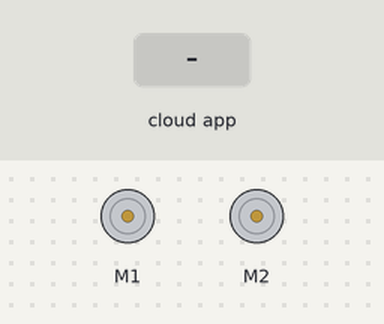
Bench run of a sketch on a simulated Arduino Leonardo, built with avr-gcc and run on an emulated ATmega32U4. Shown: 2 × DC motor (green arrow = forward, orange = backward, longer = faster). The inputs (shaded band) are chosen by the test bench. The ROS host is connected and sends only what is stated.

Above: at 1.3 s.
1.4 s: the phone or cloud app sets angular.z to -100
4.4 s: the phone or cloud app sets linear.x to -100
5.9 s: the phone or cloud app sets linear.x to 0
At 7.26 s:
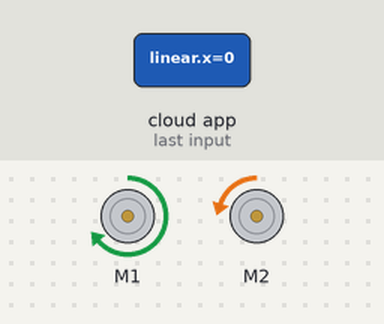
8.9 s: the phone or cloud app sets angular.z to 100
11.9 s: the phone or cloud app sets linear.x to 100
At 13.1 s:
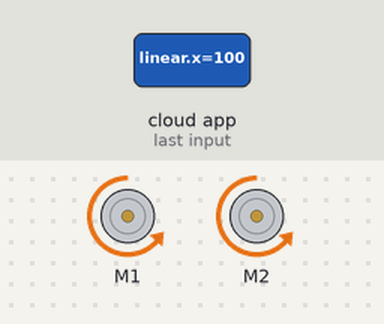
13.4 s: the phone or cloud app sets linear.x to -100
At 13.91 s:
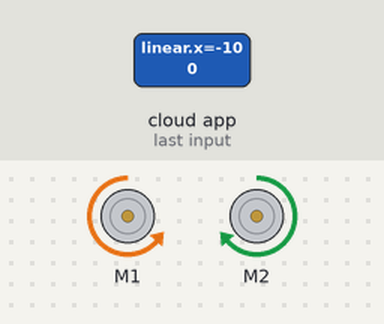
At 14.4 s:
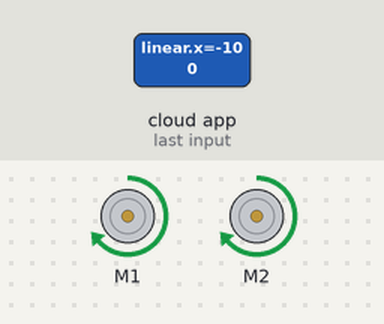
Timing chart, 0 to 16.4 s (numbered marks = the images above; inputs shaded):
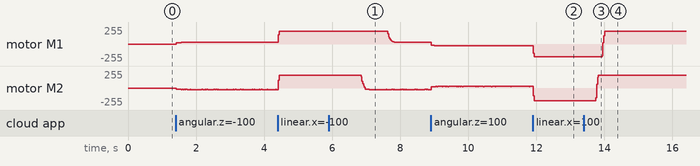

Measured:
- after the input at 13.4 s, motor M1: backward 191/255 → forward 191/255 after 0.53 s; motor M2: backward 191/255 → forward 191/255 after 0.35 s

The sketch:

RosSerialFollowerV1.ino
```cpp
#include <Romi32U4.h>
#define USE_USBCON
#include <ros.h>
#include <ros/time.h>
#include <geometry_msgs/Twist.h>
#include <geometry_msgs/Vector3.h>
//todo
//     test to see if can be teleop
//     publish spd data
//     publish gyro data
//     reduce memory usage

Romi32U4Encoders encoders;
Romi32U4Motors motors;


float xspd_ref = 0;
float thspd_ref=0;
double errorA=0;
double errorB=0;


long last_posA=0;
long last_posB=0;
double spdA=0;
double spdB=0;
long tOld=0;
//create the ros node nh. The node will be used to publish to Arduino
ros::NodeHandle nh;
geometry_msgs::Vector3 rpm_msg;

void messageCb(const geometry_msgs::Twist& msg)
{
  xspd_ref=msg.linear.x;
  thspd_ref=msg.angular.z;

}

ros::Subscriber<geometry_msgs::Twist> sub("cmd_vel", &messageCb);
ros::Publisher rpm("rpm", &rpm_msg);

void setup()
{
  nh.initNode();
  nh.subscribe(sub);
  nh.advertise(rpm);
  delay(100);

}

void loop()
{
  nh.spinOnce();
  int mB=0;
  int mA=0;
  int offset=23;
  float ki=100;
  int maxSpeed=6;
  float r=.13278/2.0;

  long temp_posA=-1*encoders.getCountsLeft();
  long temp_posB=-1*encoders.getCountsRight();
  long tNew=millis();
  double dt=tNew-tOld;
  double factor=1000.0/1440.0*220.0/1000.0;
  spdA=(temp_posA-last_posA)/(dt);// multiplied by 1000 to change into units of s, divide by 1440 to turn into revs/s, times 220 for mm/s

  spdB=(temp_posB-last_posB)/(dt);
  spdA=factor*constrain(spdA,-1*maxSpeed,maxSpeed);
  spdB=factor*constrain(spdB,-1*maxSpeed,maxSpeed);

  rpm_msg.x=spdA;
  rpm_msg.y=spdB;
  rpm_msg.z=dt;
  rpm.publish(&rpm_msg);

  errorA=xspd_ref+thspd_ref*r-spdA+errorA;
  errorB=xspd_ref-thspd_ref*r-spdB+errorB;

  if ( errorA > 0)
    {
      mA=(int)constrain(ki*errorA+offset,-300,300);
    }
  else if (errorA<0)
    {
      mA=(int)constrain(ki*errorA-offset,-300,300);
    }
  else
    {
      mA=0;
    }

  if ( errorB > 0)
    {
      mB=(int)constrain(ki*errorB+offset,-300,300);
    }
  else if (errorB<0)
    {
      mB=(int)constrain(ki*errorB-offset,-300,300);
    }
  else
    {
      mB=0;
    }

  motors.setSpeeds(-mA,-mB);

 delay(10);
 tOld=tNew;
 last_posA=temp_posA;
 last_posB=temp_posB;


}
```
